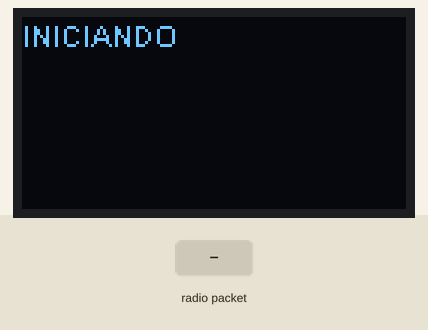
A sketch run on a simulated ESP32. Parts: 128×64 one-colour display. The test bench sets the inputs (shaded band). WiFi joins after 1.5 s; servers stay silent unless stated; the local clock reads 2024-03-15 10:24:30 at power-on unless the sketch sets it; no MQTT or app messages arrive unless stated; what the sketch prints to the serial monitor is not drawn.

Above: at 2.0 s.
5.2 s: radio packet "1" arrives
At 6.4 s:
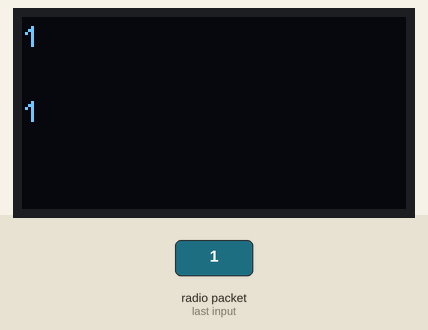
6.7 s: radio packet "0" arrives
At 7.5 s:
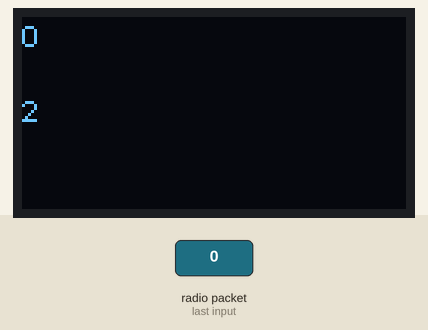
Timing chart, 0 to 9.7 s (numbered marks = the images above; inputs shaded):
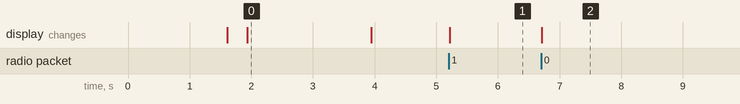

Measured:
- after the input at 5.2 s, the display: changes at once (image 1)
- after the input at 6.7 s, the display: changes at once (image 2)
- what the display in image 0 shows lasts 2.0 s, from 1.9 s to 3.9 s

The sketch:

gateway_receiver.ino
```cpp
#include <stdio.h>
#include <WiFi.h>
#include <WiFiClientSecure.h>
#include <PubSubClient.h>
#include "Arduino.h"
#include "heltec.h"
#define BAND 915E6
String conteudo_pacote;
long pacote;
char byte_recebido;
int cont_pacotes_recebidos=0;
#define DEBUG_UART_BAUDRATE        115200
/* Tópico MQTT para o qual o ESP32 enviará os dados */
#define MQTT_PUB_TOPIC "ESP32_pub"
/* Tópico MQTT do qual o ESP32 receberá dados */
#define MQTT_SUB_TOPIC "ESP32_callback"
#define MQTT_ID        "ESP32"
const char* ssid_wifi = "ssid_da_sua_rede_wifi";
const char* password_wifi = "senha_da_sua_rede_wifi";
WiFiClient espClient;
const char* broker_mqtt = "192.168.0.235";
int broker_port = 1883;
PubSubClient MQTT(espClient);
String C;
const char* ntpServer = "gps.ntp.br";
const long  gmtOffset_sec = -3600*4;
const int   daylightOffset_sec = 3600;
void init_wifi(void);
void init_MQTT(void);
void connect_MQTT(void);
void connect_wifi(void);
void verify_wifi_connection(void);
void mqtt_callback(char* topic, byte* payload, unsigned int length);
void connect_telegram();
void init_wifi(void){
  delay(10);
  connect_wifi();
}
void connect_wifi(void){
  if (WiFi.status() == WL_CONNECTED)
    return;
  WiFi.begin(ssid_wifi, password_wifi);
  while (WiFi.status() != WL_CONNECTED){
    delay(100);
  }
  Serial.println();
  Serial.print("Sucesso conexao wifi");
}
void verify_wifi_connection(void){
  connect_wifi();
}
void init_MQTT(void){
  MQTT.setServer(broker_mqtt, broker_port);
  MQTT.setCallback(mqtt_callback);
}
void connect_MQTT(void){
  while (!MQTT.connected())  {
    if (MQTT.connect(MQTT_ID)){
      Serial.println("Sucesso ao se conectar ao broker MQTT.");
      MQTT.subscribe(MQTT_SUB_TOPIC);
    }
    else{
    Serial.println("Falha ao se conectar ao broker MQTT.");
    Serial.println("Nova tentativa em 2s...");
    delay(2000);
    }
  }
}
void mqtt_callback(char* topic, byte* payload, unsigned int length){
  String msg_broker;
  char c;
  for(int i = 0; i < length; i++){
    c = (char)payload[i];
    msg_broker += c;
  }
}
String get_hora_data(){
  struct tm timeinfo;
  if(!getLocalTime(&timeinfo)){
    Serial.println("Failed to obtain time");
    return "";
  }
  char retorno[34];
  strftime(retorno,34, "/DATA/%Y-%m-%d/HORARIO/%H:%M:%S", &timeinfo);
  return retorno;
}
void setup(){
  configTime(gmtOffset_sec, daylightOffset_sec, ntpServer);
  Serial.begin(DEBUG_UART_BAUDRATE);
  init_wifi();
  init_MQTT();
  connect_MQTT();
  connect_telegram();
  Heltec.begin(true, true, false, true, BAND);
  Heltec.display->clear();
  Heltec.display->display();
  Heltec.display->screenRotate(ANGLE_0_DEGREE);
  Heltec.display->setContrast(25);
  Heltec.display->setFont(ArialMT_Plain_10);
  Heltec.display->drawString(0, 0, "INICIANDO");
  Heltec.display->display();
  delay(2000);
  Heltec.display->clear();
  Heltec.display->display();
  loop();
}
void loop(){
  char dados_mqtt[100] = {0};
  verify_wifi_connection();
  connect_MQTT();
  int packetSize = LoRa.parsePacket();
  if(packetSize) {
    conteudo_pacote="";
    while(LoRa.available ()) {
      conteudo_pacote += (char)LoRa.read();
    }
    String data_hora = get_hora_data();
    String payload_enviar=conteudo_pacote+data_hora;
    MQTT.publish(MQTT_PUB_TOPIC, payload_enviar.c_str(),1,true);//qos=1, retained = true
    cont_pacotes_recebidos++;
    Heltec.display->clear();
    Heltec.display->drawString(0, 0, conteudo_pacote);
    C=(String)cont_pacotes_recebidos;
    Heltec.display->drawString(0, 25,C);
    Heltec.display->display();
  }
  MQTT.loop();
}
```
